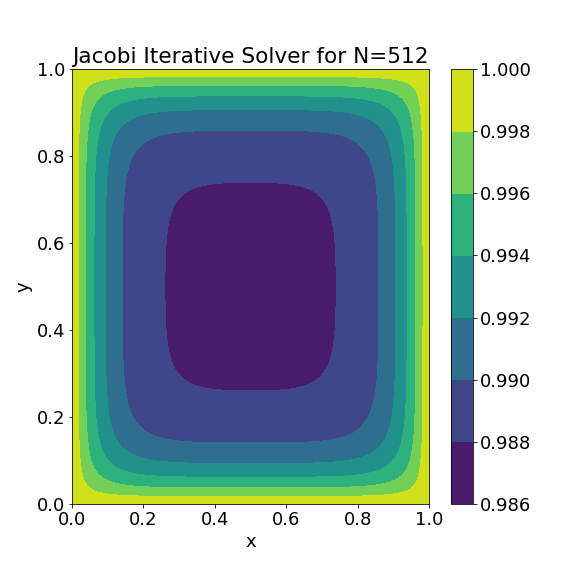

The script that drew this image:
import numpy as np
import matplotlib
from matplotlib  import pyplot as plt
import time
from numba import njit
matplotlib.rcParams.update({'font.size': 18})

n = 512
h = 1./n
eps = 1e-15
itermax = 20000
bc = 'dirichlet'

uold = np.ones([n+1,n+1])
unew = np.zeros([n+1,n+1])
omega = 2/3
convj = np.zeros(itermax)

iter = 0
norm = 1
frac = h**2
start = time.time()

while (iter < itermax and norm > eps):
    
    unew[1:-1,1:-1] = uold[1:-1,1:-1] + 0.25 * omega * \
    (uold[2:,1:-1]+uold[:-2,1:-1]+uold[1:-1,2:]+uold[1:-1,:-2]-4.0*uold[1:-1,1:-1] 
     - frac * np.power(uold[1:-1,1:-1],4))
            
    if(bc=='dirichlet'):
        unew[0] = 1.0 
        unew[-1] = 1.0
        unew[:,0] = 1.0 
        unew[:,-1] = 1.0
    if(bc=='neumann'):
        unew[0,1:-1] = unew[1,1:-1]
        unew[-1,1:-1] = unew[-2,1:-1]
        unew[1:-1,0] = unew[1:-1,1]
        unew[1:-1,-1] = unew[1:-1,-2]
    if(bc=='periodic'):
        unew[0,1:-1] = unew[-2,1:-1]
        unew[-1,1:-1] = unew[1,1:-1]
        unew[1:-1,0] = unew[1:-1,-2]
        unew[1:-1,-1] = unew[1:-1,1]

    norm = np.max(abs(unew - uold))

    convj[iter] = norm
    
    uold[:,:] = unew[:,:]
    
    iter = iter + 1
    if((iter % 1000)==0):
        print(iter,norm)

print(iter,norm)
end = time.time()
print("time elapsed=",end-start)

x = np.linspace(0, 1.0, n+1)
plt.figure(figsize=(8,8))
Cont = plt.contourf(x,x,unew)
Cbar = plt.colorbar(Cont)
plt.xlabel('x')
plt.ylabel('y')
plt.title('Jacobi Iterative Solver for N='+str(n))
plt.savefig('p1_b_'+str(n)+'.png')
